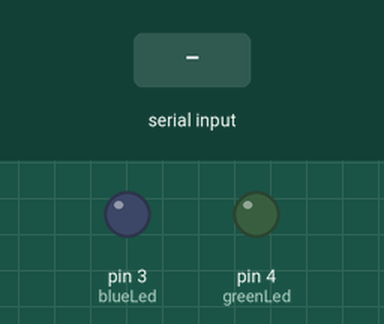
Bench run of a sketch on a simulated Arduino Uno, built with avr-gcc and run on an emulated ATmega328P. On the bench: output pins drawn as LEDs (lit = HIGH). Dashed ring = blinking. The inputs (shaded band) are chosen by the test bench.

Above: at 1.2 s.
1.3 s: "90 45\n" received over Serial
At 1.7 s:
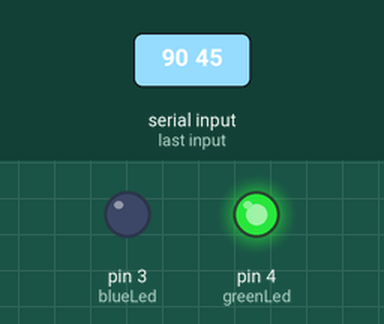
At 4.6 s:
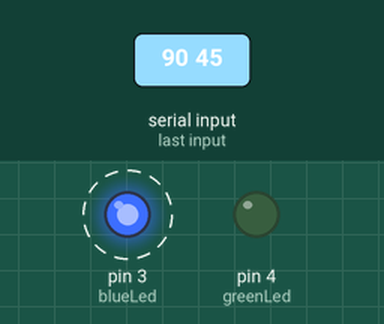
Timing chart, 0 to 12.3 s (numbered marks = the images above; inputs shaded):
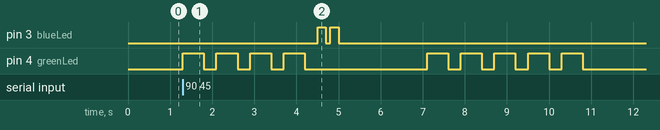

The sketch:

Morse_code.ino
```cpp
// sketch 5-05
// MODERN MORSE CODE
//2 quick blue blinks--dot
//one red blink--dash
const int blueLed = 3;
const int greenLed = 4;
const int dotDelay = 200;

char* letters[] = {
  ".-", "-...", "-.-.", "-..", ".", "..-.", "--.", "....", "..",    // A-I
  ".---", "-.-", ".-..", "--", "-.", "---", ".--.", "--.-", ".-.",  // J-R
  "...", "-", "..-", "...-", ".--", "-..-", "-.--", "--.."          // S-Z
};

char* numbers[] = {
  "-----", ".----", "..---", "...--", "....-", ".....", "-....", "--...", "---..", "----."};

void setup()
{
  pinMode(blueLed, OUTPUT);
  pinMode(greenLed, OUTPUT);
  Serial.begin(9600);
  digitalWrite(blueLed, LOW);
  digitalWrite(greenLed, LOW);
}

void loop()
// finds the sequence we use
{
  char ch;
  char* the_number;
  int ch_thing;
  if (Serial.available() > 0) // if something was typed into the monitor
  {
    // what is the
    ch = Serial.read(); //read typed stuff letter by letter
    if (ch >= 'a' && ch <= 'z') // lowercase
    {
      the_number = letters[ch - 'a'];
    }
    else if (ch >= 'A' && ch <= 'Z') // uppercase
    {
      the_number = letters[ch - 'A'];
    }
    else if (ch >= '0' && ch <= '9') // numbers
    {
      the_number = numbers[ch - '0'];
    }
    else if (ch == ' ') // space
    {
        the_number = 's';
    }
    flash(the_number);
    delay(1500); // space btw LETTERS

  }

}

void flash(char* sequence)
{
    char* our_char;
    for(int i = 0; i < strlen(sequence) + 1; i++)
    {
        our_char = sequence[i];
        if (our_char == '.')
        {
            digitalWrite(blueLed, HIGH);
            digitalWrite(greenLed, LOW);
            delay(200);
            digitalWrite(blueLed, LOW);
            digitalWrite(greenLed, LOW);
            delay(100);
            digitalWrite(blueLed, HIGH);
            digitalWrite(greenLed, LOW);
            delay(200);
        }
        else if (our_char == '-')
        {
            digitalWrite(blueLed, LOW);
            digitalWrite(greenLed, HIGH);
            delay(500);
        }
        else if (our_char == 's')
        {
            delay(2000); // space btw WORDS
        }
        digitalWrite(blueLed, LOW);
        digitalWrite(greenLed, LOW);
        delay(300); // space btw FLASHES
    }

}
```

Measured:
- after the input at 1.3 s, pin 3 (blueLed): alternates HIGH for 0.20 s and LOW for 0.10 s, 4 changes in all, then stays LOW, starting after 3.2 s; pin 4 (greenLed): goes 3 × (HIGH 0.50 s, LOW 0.30 s), HIGH 0.50 s, LOW 2.9 s, 4 × (HIGH 0.50 s, LOW 0.30 s), HIGH 0.50 s, then LOW, starting at once
